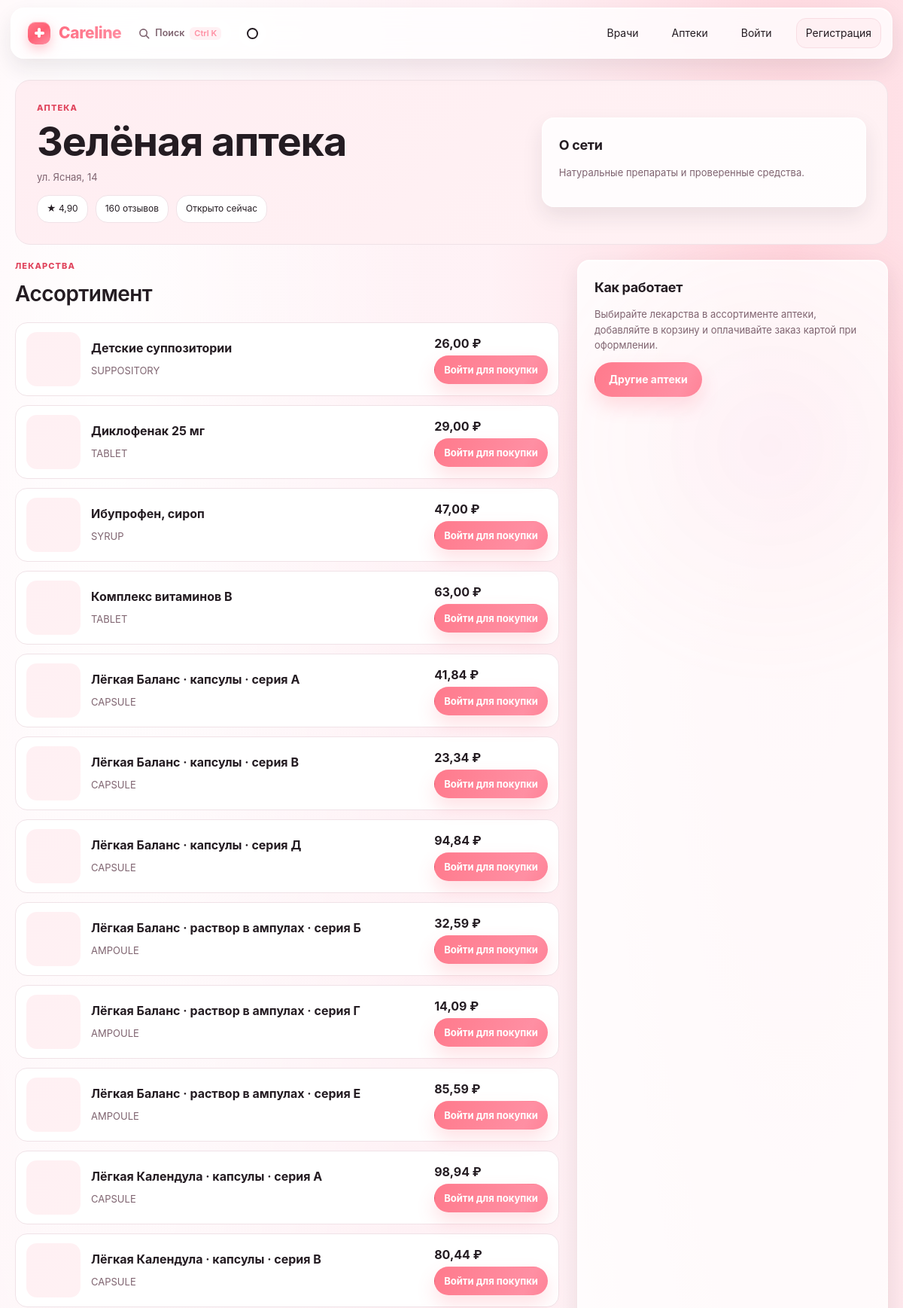
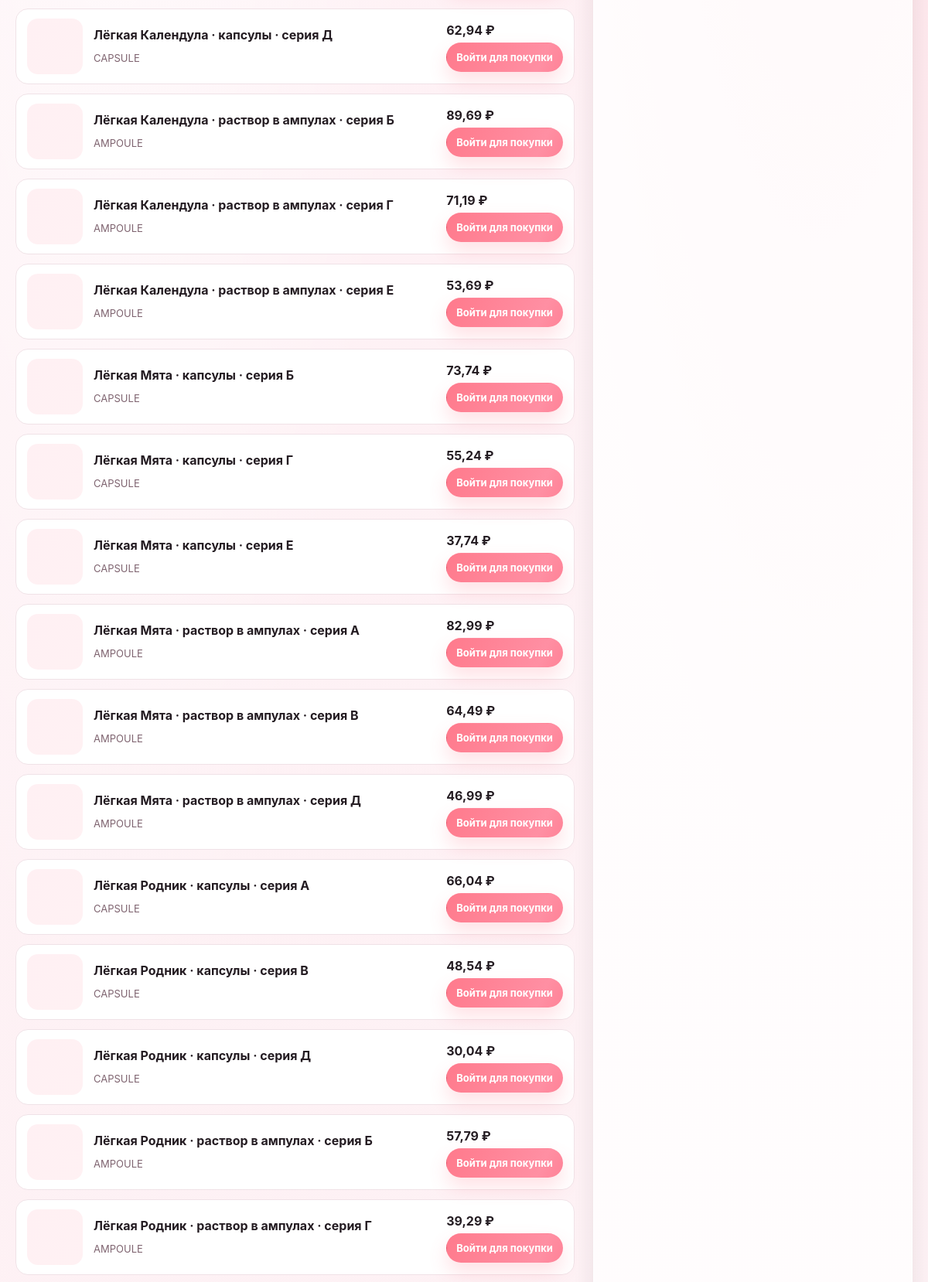
The app's page /pharmacies/12/ (upper part) with its own data (2 pictures, top to bottom).
### myapp/models.py (models this page shows, shortened)
class Pharmacy(models.Model):
	name = models.CharField(max_length=150)
	address = models.CharField(max_length=255)
	is_open = models.BooleanField(default=True)
	description = models.TextField(blank=True, default='')
	rating = models.DecimalField(max_digits=3, decimal_places=2, default=4.80)
	review_count = models.PositiveIntegerField(default=0)
	medicines = models.ManyToManyField('Medicine', related_name='pharmacies', blank=True)

class Medicine(models.Model):
	class DosageForm(models.TextChoices):
		TABLET = 'TABLET', 'Таблетки'
		CAPSULE = 'CAPSULE', 'Капсулы'
		SYRUP = 'SYRUP', 'Сироп'
		SUPPOSITORY = 'SUPPOSITORY', 'Суппозитории'
		AMPOULE = 'AMPOULE', 'Ампулы'
		OINTMENT = 'OINTMENT', 'Мазь'
	name = models.CharField(max_length=150)
	active_ingredient = models.CharField(max_length=150, blank=True)
	image = models.ImageField(upload_to='medicines/', blank=True, null=True)
	categories = models.ManyToManyField(MedicineCategory, related_name='medicines', blank=True)
	dosage_form = models.CharField(max_length=20, choices=DosageForm.choices)
	price = models.DecimalField(max_digits=10, decimal_places=2)
	primary_color = models.CharField(max_length=7, default='#2E8B72')
	secondary_color = models.CharField(max_length=7, default='#E4F2EC')
	is_available = models.BooleanField(default=True)

### myapp/views.py (the view)
# urls.py: path('pharmacies/<int:pharmacy_id>/', pharmacy_detail, name='pharmacy_detail'),
@directory_cache
def pharmacy_detail(request, pharmacy_id):
	pharmacy = get_object_or_404(Pharmacy, pk=pharmacy_id, is_open=True)
	medicines = list(pharmacy.medicines.filter(is_available=True).order_by('name'))
	return render(request, 'myapp/pharmacy_detail.html', {'pharmacy': pharmacy, 'medicines': medicines})

### myapp/templates/myapp/pharmacy_detail.html (shortened to what this page needs)
{% extends 'myapp/base.html' %}
{% block content %}
    <section class="pharmacy-hero">
        <div>
            <p class="eyebrow">АПТЕКА</p>
            <h1>{{ pharmacy.name }}</h1>
            <p class="muted">{{ pharmacy.address }}</p>
            <div class="stats-row">
                <span class="stat-pill">★ {{ pharmacy.rating }}</span>
                <span class="stat-pill">{{ pharmacy.review_count }} отзывов</span>
                <span class="stat-pill">Открыто сейчас</span>
            </div>
        </div>
        <div class="sidebar-card">
            <h3>О сети</h3>
            <p class="muted">{{ pharmacy.description|default:'Круглосуточный ассортимент, удобная выдача рецептов и быстрый подбор аналогов.' }}</p>
        </div>
    </section>
    <section class="pharmacy-grid">
        <div>
            <div class="section-heading">
                <div><p class="eyebrow">ЛЕКАРСТВА</p><h2>Ассортимент</h2></div>
            </div>
            <div class="med-list">
                {% for medicine in medicines %}
                    <div class="med-row">
                        {% if medicine.image %}
                            <img class="med-thumb" src="{{ medicine.image.url }}" alt="{{ medicine.name }}">
                        {% else %}
                            <div class="med-thumb"></div>
                        {% endif %}
                        <div>
                            <strong>{{ medicine.name }}</strong>
                            <span class="muted">{{ medicine.dosage_form }}</span>
                        </div>
                        <div>
                            <strong>{{ medicine.price }} ₽</strong>
                            {% if user.is_authenticated %}
                                <form method="post" action="{% url 'cart_add' %}" class="medicine-cart-form">
                                    {% csrf_token %}
                                    <input type="hidden" name="next" value="{{ request.get_full_path }}">
                                    <input type="hidden" name="pharmacy_id" value="{{ pharmacy.pk }}">
                                    <input type="hidden" name="medicine_id" value="{{ medicine.pk }}">
                                    <label>Кол-во <input type="number" name="quantity" min="1" max="99" value="1" required></label>
                                    <button class="button button-small" type="submit">В корзину</button>
                                </form>
                            {% else %}
                                <a class="button button-small" href="{% url 'login' %}">Войти для покупки</a>
                            {% endif %}
                        </div>
                    </div>
                {% empty %}
                    <p class="empty">В этой аптеке пока нет доступных лекарств.</p>
                {% endfor %}
            </div>
        </div>
        <aside class="sidebar-card">
            <h3>Как работает</h3>
            <p class="muted">Выбирайте лекарства в ассортименте аптеки, добавляйте в корзину и оплачивайте заказ картой при оформлении.</p>
            <a class="button" href="{% url 'pharmacy_directory' %}">Другие аптеки</a>
        </aside>
    </section>
{% endblock %}

### myapp/static/myapp/style.css (style rules this page uses)
:root { color-scheme: light; --ink: #3b2b32; --muted: #8a6e77; --paper: #fff6f7; --white: #ffffff; --line: #f4dee3; --green: #ff8fa3; --green-dark: #e0455d; --mint: #ffeef2; --soft: #fff1ec; --amber: #c88725; --red: #e0455d; --sky: #edf3fc; --shadow: 0 18px 45px rgba(74, 46, 56, 0.09); }
* { box-sizing: border-box; }
html { scroll-behavior: smooth; }
body { margin: 0; background-color: var(--paper); background-image: linear-gradient(120deg, rgba(255, 246, 247,.96), rgba(255,255,255,.9) 50%, rgba(255, 236, 241,.9)); background-attachment: fixed; color: var(--ink); font-family: "Trebuchet MS", "Segoe UI", sans-serif; line-height: 1.55; }
a { color: var(--green-dark); text-decoration: none; }
.eyebrow { margin: 0 0 7px; color: var(--green-dark); font-size: 11px; font-weight: 800; letter-spacing: .08em; }
h1, h2, h3, p { margin-top: 0; }
h1 { margin-bottom: 13px; font-family: Georgia, serif; font-size: clamp(34px, 5vw, 54px); font-weight: 500; line-height: 1.07; }
h2 { margin-bottom: 12px; font-family: Georgia, serif; font-size: 28px; font-weight: 500; }
h3 { margin-bottom: 5px; font-size: 18px; }
.button { display: inline-flex; min-height: 46px; align-items: center; justify-content: center; gap: 20px; padding: 10px 18px; border: 1px solid var(--green); border-radius: 999px; background: linear-gradient(135deg, var(--green), #ff5f74); color: white; font: inherit; font-size: 14px; font-weight: 700; cursor: pointer; box-shadow: 0 18px 28px rgba(255, 95, 116, 0.22); transition: transform .2s ease, box-shadow .2s ease; }
.button-small { min-height: 38px; padding: 7px 12px; gap: 8px; font-size: 13px; }
.section-heading { display: flex; align-items: end; justify-content: space-between; gap: 18px; margin-bottom: 16px; }
.section-heading h2 { margin-bottom: 0; }
.muted { color: var(--muted); font-size: 13px; }
.pharmacy-hero { display: grid; grid-template-columns: 1.2fr .8fr; gap: 24px; align-items: center; margin-bottom: 20px; padding: 28px; background: linear-gradient(135deg, #ffeef2, #fff2f4); border-radius: 24px; border: 1px solid var(--line); }
.pharmacy-hero h1 { margin-bottom: 8px; }
.stats-row { display: flex; flex-wrap: wrap; gap: 10px; margin-top: 14px; }
.stat-pill { display: inline-flex; padding: 8px 12px; background: white; border: 1px solid var(--line); border-radius: 999px; font-size: 12px; }
.pharmacy-grid { display: grid; grid-template-columns: 1.4fr .8fr; gap: 24px; }
.med-list { display: grid; gap: 12px; }
.med-row { display: grid; grid-template-columns: 72px 1fr auto; gap: 14px; align-items: center; padding: 12px 14px; border: 1px solid var(--line); border-radius: 16px; background: white; }
.med-thumb { width: 72px; height: 72px; border-radius: 14px; background: linear-gradient(135deg, #fff0f3, #fff1f3); object-fit: cover; }
.med-row strong { display: block; margin-bottom: 4px; }
.sidebar-card { padding: 22px; border: 1px solid var(--line); background: white; border-radius: 18px; }
.sidebar-card h3 { margin-bottom: 12px; }
.container > section { animation: rise-in .5s ease-out both; }

### myapp/static/myapp/refresh.css (style rules this page uses)
:root { --ink: #3a2a31; --muted: #866a73; --paper: #fdf4f6; --line: #f2e3e8; --green: #ff8fa3; --green-dark: #e0455d; --mint: #fff0f3; --soft: #fff1f3; --amber: #d3932e; --red: #e0455d; --sky: #ffeef2; --shadow: 0 20px 48px rgba(58, 40, 48, .095); --navy: #4a2437; --blue: #ff5f74; }
body { background-color: #fdf4f6; background-image: repeating-linear-gradient(135deg, rgba(255, 95, 116, .025) 0 1px, transparent 1px 18px), linear-gradient(125deg, #fff9f5 0%, #fff1f4 54%, #fdeff3 100%); color: var(--ink); font-family: "Trebuchet MS", "Segoe UI", sans-serif; }
.container > section, .directory-shell, .form-section, .profile-panel, .cart-group, .empty-cart, .medicine-card, .doctor-row, .doctor-card, .pharmacy-card, .review-section, .pharmacy-hero, .conversation-page, .appointment-page, .prescription-section { animation: care-rise .48s cubic-bezier(.2,.7,.2,1) both; }
.button { border-color: transparent; background: linear-gradient(115deg, #ff7a8c, #ff8fa3, #ff5f74, #e0455d); background-size: 240% 240%; animation: color-drift 10s ease-in-out infinite; box-shadow: 0 12px 25px rgba(255, 95, 116,.19); transition: transform .24s cubic-bezier(.2,.8,.2,1), box-shadow .24s ease, filter .24s ease; }
.eyebrow { color: #e0455d; }

### records on screen
Pharmacy: name "Зелёная аптека", address "ул. Ясная, 14", rating "4,90", review_count "160", description "Натуральные препараты и проверенные средства."
Medicine: name "Детские суппозитории", dosage_form "SUPPOSITORY", price "26,00"
Medicine: name "Диклофенак 25 мг", dosage_form "TABLET", price "29,00"
Medicine: name "Ибупрофен, сироп", dosage_form "SYRUP", price "47,00"
Medicine: name "Комплекс витаминов B", dosage_form "TABLET", price "63,00"
Medicine: name "Лёгкая Баланс · капсулы · серия А", dosage_form "CAPSULE", price "41,84"
Medicine: name "Лёгкая Баланс · капсулы · серия В", dosage_form "CAPSULE", price "23,34"
Medicine: name "Лёгкая Баланс · капсулы · серия Д", dosage_form "CAPSULE", price "94,84"
Medicine: name "Лёгкая Баланс · раствор в ампулах · серия Б", dosage_form "AMPOULE", price "32,59"
Medicine: name "Лёгкая Баланс · раствор в ампулах · серия Г", dosage_form "AMPOULE", price "14,09"
Medicine: name "Лёгкая Баланс · раствор в ампулах · серия Е", dosage_form "AMPOULE", price "85,59"
Medicine: name "Лёгкая Календула · капсулы · серия А", dosage_form "CAPSULE", price "98,94"
Medicine: name "Лёгкая Календула · капсулы · серия В", dosage_form "CAPSULE", price "80,44"
Medicine: name "Лёгкая Календула · капсулы · серия Д", dosage_form "CAPSULE", price "62,94"
Medicine: name "Лёгкая Календула · раствор в ампулах · серия Б", dosage_form "AMPOULE", price "89,69"
Medicine: name "Лёгкая Календула · раствор в ампулах · серия Г", dosage_form "AMPOULE", price "71,19"
Medicine: name "Лёгкая Календула · раствор в ампулах · серия Е", dosage_form "AMPOULE", price "53,69"
Medicine: name "Лёгкая Мята · капсулы · серия Б", dosage_form "CAPSULE", price "73,74"
Medicine: name "Лёгкая Мята · капсулы · серия Г", dosage_form "CAPSULE", price "55,24"
Medicine: name "Лёгкая Мята · капсулы · серия Е", dosage_form "CAPSULE", price "37,74"
Medicine: name "Лёгкая Мята · раствор в ампулах · серия А", dosage_form "AMPOULE", price "82,99"
Medicine: name "Лёгкая Мята · раствор в ампулах · серия В", dosage_form "AMPOULE", price "64,49"
Medicine: name "Лёгкая Мята · раствор в ампулах · серия Д", dosage_form "AMPOULE", price "46,99"
Medicine: name "Лёгкая Родник · капсулы · серия А", dosage_form "CAPSULE", price "66,04"
Medicine: name "Лёгкая Родник · капсулы · серия В", dosage_form "CAPSULE", price "48,54"
Medicine: name "Лёгкая Родник · капсулы · серия Д", dosage_form "CAPSULE", price "30,04"
Medicine: name "Лёгкая Родник · раствор в ампулах · серия Б", dosage_form "AMPOULE", price "57,79"
Medicine: name "Лёгкая Родник · раствор в ампулах · серия Г", dosage_form "AMPOULE", price "39,29"
